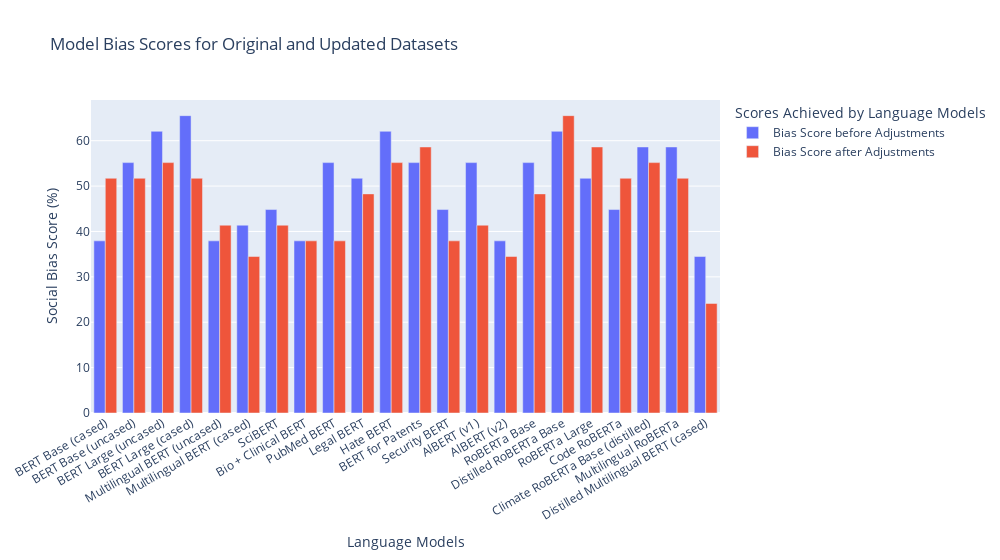

Notebook source saved alongside this figure:
### Code cell
fig = px.bar(
    model_scores_df, 
    x="Model Name", 
    y=["Bias Score before Adjustments", "Bias Score after Adjustments"],
    barmode = 'group',
    hover_name = model_scores_df["Model Name"], 
    title = "Model Bias Scores for Original and Updated Datasets", 
    width=1000)

fig.update_layout(
    barmode='group',
    xaxis=dict(title="Language Models"),
    yaxis=dict(title="Social Bias Score (%)"), 
    xaxis_tickangle=-30,
    legend=dict(title="Scores Achieved by Language Models"))

fig.show()

### Figure 1 — Plotly figure (JSON) as saved in the notebook; plotly's stock layout.template omitted (floating-point values rounded to 4 significant figures)
{"data": [{"alignmentgroup": "True", "hovertemplate": "<b>%{hovertext}</b><br><br>variable=Bias Score before Adjustments<br>Model Name=%{x}<br>value=%{y}<extra></extra>", "hovertext": ["BERT Base (cased)", "BERT Base (uncased)", "BERT Large (uncased)", "BERT Large (cased)", "Multilingual BERT (uncased)", "Multilingual BERT (cased)", "SciBERT", "Bio + Clinical BERT", "PubMed BERT", "Legal BERT", "Hate BERT", "BERT for Patents", "Security BERT", "AlBERT (v1)", "AlBERT (v2)", "RoBERTa Base", "Distilled RoBERTa Base", "RoBERTa Large", "Code RoBERTa", "Climate RoBERTa Base (distilled)", "Multilingual RoBERTa", "Distilled Multilingual BERT (cased)"], "legendgroup": "Bias Score before Adjustments", "marker": {"color": "#636efa", "pattern": {"shape": ""}}, "name": "Bias Score before Adjustments", "offsetgroup": "Bias Score before Adjustments", "orientation": "v", "showlegend": true, "textposition": "auto", "type": "bar", "x": ["BERT Base (cased)", "BERT Base (uncased)", "BERT Large (uncased)", "BERT Large (cased)", "Multilingual BERT (uncased)", "Multilingual BERT (cased)", "SciBERT", "Bio + Clinical BERT", "PubMed BERT", "Legal BERT", "Hate BERT", "BERT for Patents", "Security BERT", "AlBERT (v1)", "AlBERT (v2)", "RoBERTa Base", "Distilled RoBERTa Base", "RoBERTa Large", "Code RoBERTa", "Climate RoBERTa Base (distilled)", "Multilingual RoBERTa", "Distilled Multilingual BERT (cased)"], "xaxis": "x", "y": [37.93, 55.17, 62.07, 65.52, 37.93, 41.38, 44.83, 37.93, 55.17, 51.72, 62.07, 55.17, 44.83, 55.17, 37.93, 55.17, 62.07, 51.72, 44.83, 58.62, 58.62, 34.48], "yaxis": "y"}, {"alignmentgroup": "True", "hovertemplate": "<b>%{hovertext}</b><br><br>variable=Bias Score after Adjustments<br>Model Name=%{x}<br>value=%{y}<extra></extra>", "hovertext": ["BERT Base (cased)", "BERT Base (uncased)", "BERT Large (uncased)", "BERT Large (cased)", "Multilingual BERT (uncased)", "Multilingual BERT (cased)", "SciBERT", "Bio + Clinical BERT", "PubMed BERT", "Legal BERT", "Hate BERT", "BERT for Patents", "Security BERT", "AlBERT (v1)", "AlBERT (v2)", "RoBERTa Base", "Distilled RoBERTa Base", "RoBERTa Large", "Code RoBERTa", "Climate RoBERTa Base (distilled)", "Multilingual RoBERTa", "Distilled Multilingual BERT (cased)"], "legendgroup": "Bias Score after Adjustments", "marker": {"color": "#EF553B", "pattern": {"shape": ""}}, "name": "Bias Score after Adjustments", "offsetgroup": "Bias Score after Adjustments", "orientation": "v", "showlegend": true, "textposition": "auto", "type": "bar", "x": ["BERT Base (cased)", "BERT Base (uncased)", "BERT Large (uncased)", "BERT Large (cased)", "Multilingual BERT (uncased)", "Multilingual BERT (cased)", "SciBERT", "Bio + Clinical BERT", "PubMed BERT", "Legal BERT", "Hate BERT", "BERT for Patents", "Security BERT", "AlBERT (v1)", "AlBERT (v2)", "RoBERTa Base", "Distilled RoBERTa Base", "RoBERTa Large", "Code RoBERTa", "Climate RoBERTa Base (distilled)", "Multilingual RoBERTa", "Distilled Multilingual BERT (cased)"], "xaxis": "x", "y": [51.72, 51.72, 55.17, 51.72, 41.38, 34.48, 41.38, 37.93, 37.93, 48.28, 55.17, 58.62, 37.93, 41.38, 34.48, 48.28, 65.52, 58.62, 51.72, 55.17, 51.72, 24.14], "yaxis": "y"}], "layout": {"barmode": "group", "legend": {"title": {"text": "Scores Achieved by Language Models"}, "tracegroupgap": 0}, "title": {"text": "Model Bias Scores for Original and Updated Datasets"}, "width": 1000, "xaxis": {"anchor": "y", "domain": [0, 1], "tickangle": -30, "title": {"text": "Language Models"}}, "yaxis": {"anchor": "x", "domain": [0, 1], "title": {"text": "Social Bias Score (%)"}}}}
